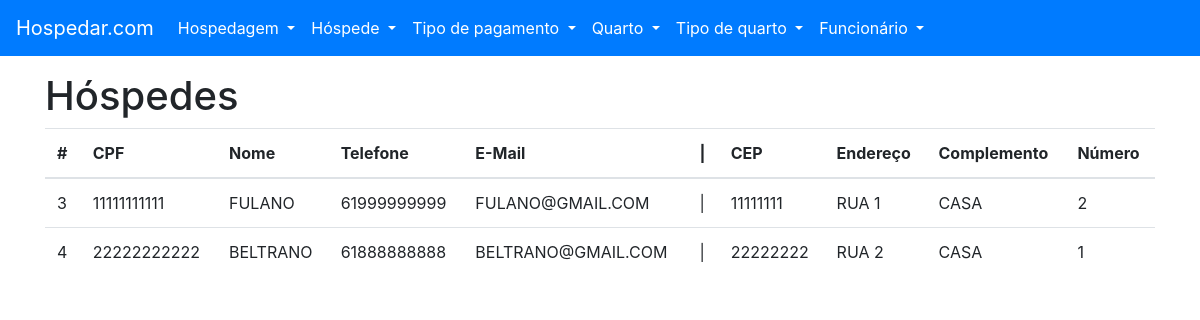
Before: /hospede/listar with the older database file.
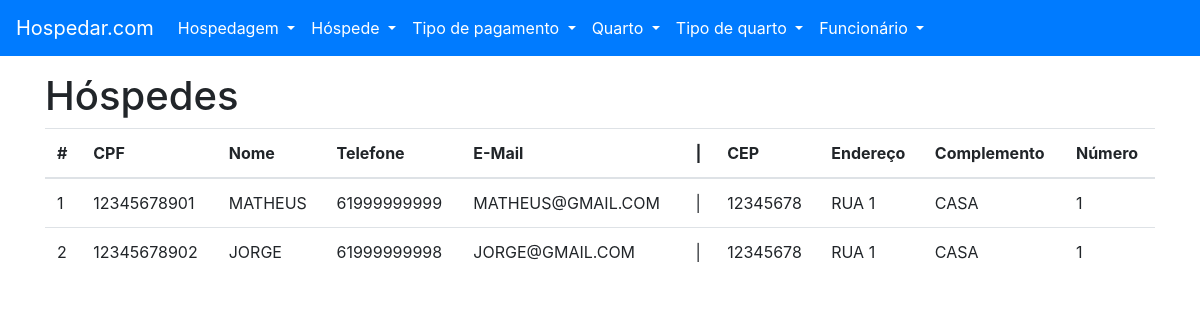
After: the same page with the newer database file.
### tables this page shows
CREATE TABLE "HOSPEDE" (
	"ID_HOSPEDE" INTEGER NOT NULL PRIMARY KEY AUTOINCREMENT UNIQUE,
	"NU_CPF" CHAR(11) NOT NULL UNIQUE,
	"NO_HOSPEDE" VARCHAR(64) NOT NULL,
	"NU_TELEFONE" CHAR(11) NOT NULL UNIQUE,
	"NO_EMAIL" VARCHAR(32) NOT NULL UNIQUE,
	"ID_ENDERECO" INTEGER NOT NULL,

	FOREIGN KEY ("ID_ENDERECO") REFERENCES "ENDERECO" ("ID_ENDERECO")
);

CREATE TABLE "ENDERECO" (
	"ID_ENDERECO" INTEGER NOT NULL PRIMARY KEY AUTOINCREMENT UNIQUE,
	"NU_CEP" CHAR(8) NOT NULL,
	"NO_ENDERECO" VARCHAR(64) NOT NULL,
	"NO_COMPLEMENTO" VARCHAR(32) NOT NULL,
	"NU_NUMERO" INTEGER NOT NULL
);

### project/backend/hospede/views.py (the view)
def listar():
    with HospedeEnderecoView(DATABASE_URL) as db:
        hospedes = db.select_all()
    return render_template('hospede-listar.html', hospedes=hospedes)

### project/backend/main/models.py (called while the page is built)
    def __enter__(self):
        self.open()
        return self

    def __exit__(self, exc_type, exc_val, exc_tb):
        self.close()

    @property
    def cursor(self):
        return self._cursor

    def open(self):
        self._connection = sqlite3.connect(self.url)
        self._cursor = self._connection.cursor()

    def close(self):
        self._connection.close()

    def cursor_to_dict(self, cursors: Iterable):
        return [dict(zip(self.__tablecolumns__, cursor)) for cursor in cursors]

    def select_all(self):
        if self._connection:
            return self.cursor_to_dict(self.cursor.execute(f'SELECT * FROM "{self.__tablename__}" ;'))
        raise ProgrammingError('ProgrammingError: Cannot operate on a closed database.')

### project/frontend/templates/hospede-listar.html (shortened to what this page needs)
{% extends 'base.html' %}
{% from 'macros.html' import flash %}
{% block content %}
    <h1>Hóspedes</h1>
    <table class="table">
        <thead>
        <tr>
            <th scope="col">#</th>
            <th scope="col">CPF</th>
            <th scope="col">Nome</th>
            <th scope="col">Telefone</th>
            <th scope="col">E-Mail</th>
            <th scope="col"> | </th>
            <th scope="col">CEP</th>
            <th scope="col">Endereço</th>
            <th scope="col">Complemento</th>
            <th scope="col">Número</th>
        </tr>
        </thead>
        <tbody>
        {% for hospede in hospedes %}
            <tr>
                <td scope="row">{{ hospede['ID_HOSPEDE'] }}</td>
                <td>{{ hospede['NU_CPF'] }}</td>
                <td>{{ hospede['NO_HOSPEDE'] }}</td>
                <td>{{ hospede['NU_TELEFONE'] }}</td>
                <td>{{ hospede['NO_EMAIL'] }}</td>
                <td> | </td>
                <td>{{ hospede['NU_CEP'] }}</td>
                <td>{{ hospede['NO_ENDERECO'] }}</td>
                <td>{{ hospede['NO_COMPLEMENTO'] }}</td>
                <td>{{ hospede['NU_NUMERO'] }}</td>
            </tr>
        {% endfor %}
        </tbody>
    </table>
{% endblock content%}

Changed rows visible on the page:
removed HOSPEDE: ID_HOSPEDE "3", NU_CPF "11111111111", NO_HOSPEDE "FULANO", NU_TELEFONE "61999999999", NO_EMAIL "FULANO@GMAIL.COM", NU_CEP "11111111", NO_ENDERECO "RUA 1", NO_COMPLEMENTO "CASA", NU_NUMERO "2"
removed HOSPEDE: ID_HOSPEDE "4", NU_CPF "22222222222", NO_HOSPEDE "BELTRANO", NU_TELEFONE "61888888888", NO_EMAIL "BELTRANO@GMAIL.COM", NU_CEP "22222222", NO_ENDERECO "RUA 2", NO_COMPLEMENTO "CASA", NU_NUMERO "1"
added HOSPEDE: ID_HOSPEDE "1", NU_CPF "12345678901", NO_HOSPEDE "MATHEUS", NU_TELEFONE "61999999999", NO_EMAIL "MATHEUS@GMAIL.COM", NU_CEP "12345678", NO_ENDERECO "RUA 1", NO_COMPLEMENTO "CASA", NU_NUMERO "1"
added HOSPEDE: ID_HOSPEDE "2", NU_CPF "12345678902", NO_HOSPEDE "JORGE", NU_TELEFONE "61999999998", NO_EMAIL "JORGE@GMAIL.COM", NU_CEP "12345678", NO_ENDERECO "RUA 1", NO_COMPLEMENTO "CASA", NU_NUMERO "1"
